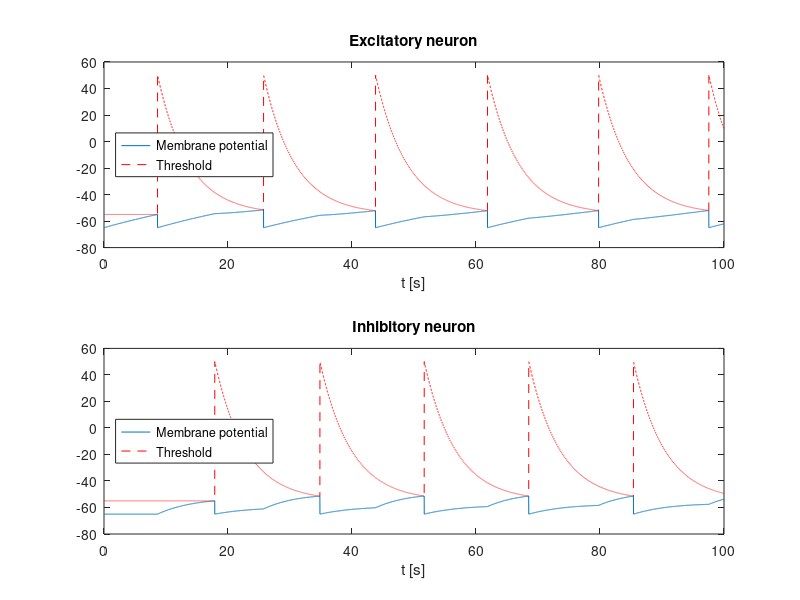
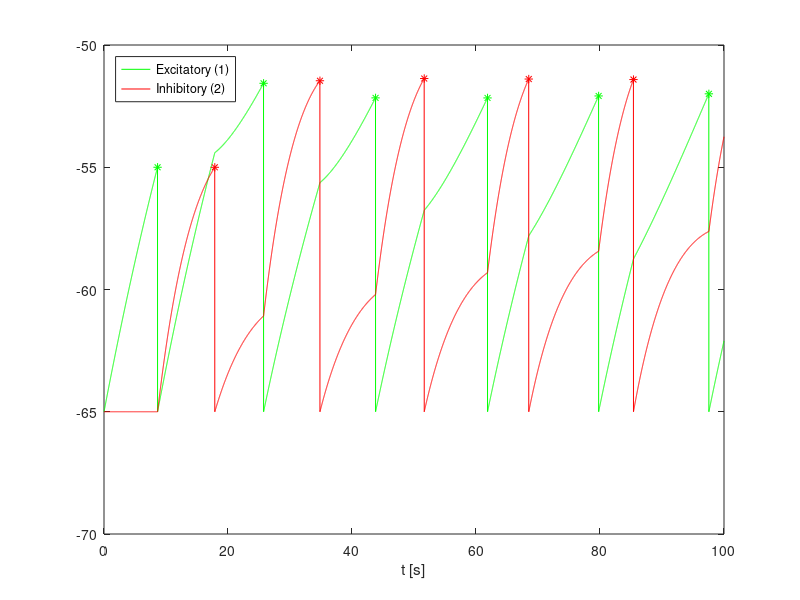
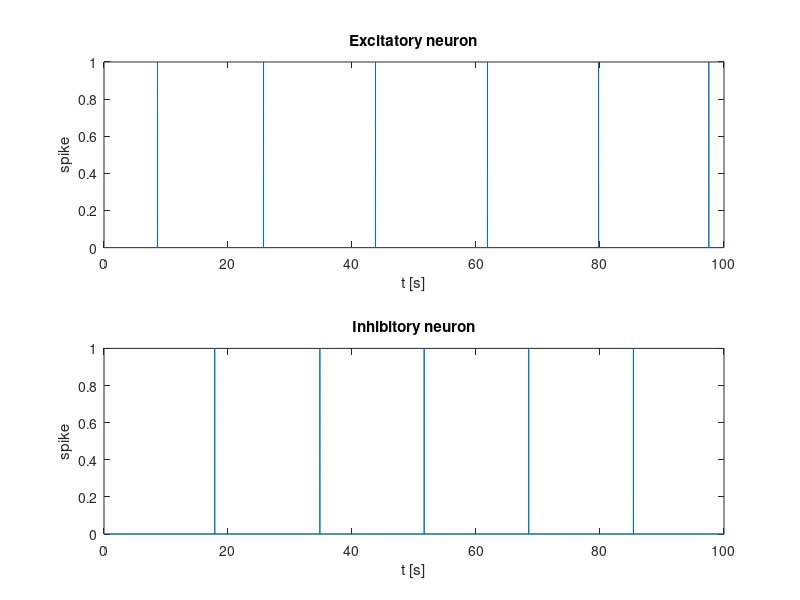

Write MATLAB code to recreate these figures, in order.
close all
clear
clc

%%
E0 = -65; % [mV] 
Vreset = -65; % [mV]
tau_m = 30; % [ms] - time constant of the membrane
tau_th = 5; % [ms] - time constant of the dynamic threshold (to model the refractory period)
r = 10; % [Mohm]
C = tau_m/r;
g = 1/r;
gsmax = 5/r;  %gs = gsmax*Ps
Ea = -90; % [mV]
Es1 = -70; % [mV]   - 1 : excitatory
Es2 = 0; % [mV]     - 2 : inhibitory 
% Note: There are two neurons in this model: one excitatory (1), and one
% inhinibitory (2). When 1 fires, it excites 2 (inhinibitory),then the 
% excitatory channels will open, which have Nernst potential Es2 = 0mV.
% Vice versa, the excitatory neuron will have Nernst potential Es1 = -70mV.

DPs1 = 0.3; % (0.03 - 0.6)
DPs2 = 0.2;
tau_s1 = 10; % [ms]
tau_s2 = 10; % [ms]

i1 = 4;
i2 = 0;


dt = 0.01;
t = 0:dt:100; % [ms]
L = length(t);

v1 = zeros(1,L);
v1(1) = E0;
v2 = zeros(1,L);
v2(1) = E0;
VthL = -55; % [mV]
VthH = 50;  % [mV]
Vth1 = zeros(1,L);
Vth1(1) = VthL;
Vth2 = zeros(1,L);
Vth2(1) = VthL;
spike1 = zeros(1,L); 
spike2 = zeros(1,L);
Pi1 = zeros(1,L);
Pe2 = zeros(1,L);

for k = 1:length(t)-1
    gi1 = gsmax*Pi1(k);
    ge2 = gsmax*Pe2(k);
    req1 = 1/(g+gi1);
    req2 = 1/(g+ge2);
    Eeq1 = (g*E0 + gi1*Es1)/(g+gi1); % Excitatory (1) neuron potential,
                 % which receives synaptic input from the inhibitory neuron
                 % (so it will be an inhibitory synapse in the model)
    Eeq2 = (g*E0 + ge2*Es2)/(g+ge2); % Inhibitory (2) neuron potential,
                 % which receives synaptic input from the excitatory neuron
    tau1 = req1*C;
    tau2 = req2*C;
    vinf1 = Eeq1 + req1*i1;
    vinf2 = Eeq2 + req2*i2;
    
    % Update the membrane potentials:
    v1(k+1) = (v1(k) - vinf1)*exp(-dt/tau1) + vinf1;
    v2(k+1) = (v2(k) - vinf2)*exp(-dt/tau2) + vinf2;
    
    % Update the threshold of the model:
    Vth1(k+1) = (Vth1(k) - VthL)*exp(-dt/tau_th) + VthL;
    Vth2(k+1) = (Vth2(k) - VthL)*exp(-dt/tau_th) + VthL;
    
    % Update of the probability of ion channels opening:
    Pi1(k+1) = Pi1(k)*exp(-dt/tau_s1);
    Pe2(k+1) = Pe2(k)*exp(-dt/tau_s2);
    
    if v1(k+1) > Vth1(k+1)
        % If the potential of neuron 1 (excitatory) exceeds the threshold, it
        % cause the spike (reset v1 and Vth1), and excite neuron 2 (by
        % modifying P2, opening probability of its channels)
        % Note: g2 = gmax*P2 --> if P2 increase, conductance also increases)
        v1(k+1) = Vreset;
        Vth1(k+1) = VthH;
        Pe2(k+1) = Pe2(k+1) + DPs2*(1-Pe2(k+1)); 
        spike1(k) = 1;
    end
    if v2(k+1) > Vth2(k+1) 
        % If the potential of neuron 2 (inhibitory) exceeds the threshold, it
        % cause the spike (reset v2 and Vth2), and inhibit neuron 1 (by
        % modifying P1, opening probability of its channels)
        % Note: g1 = gmax*P1 --> if P1 decrease, conductance also decrease)
        v2(k+1) = Vreset;
        Vth2(k+1) = VthH;
        Pi1(k+1) = Pi1(k+1) + DPs1*(1-Pi1(k+1));
        spike2(k) = 1;
    end
end

subplot(2,1,1)
plot(t,v1,t,Vth1,'r--')
xlabel('t [s]')
legend('Membrane potential','Threshold','Location','west')
title('Excitatory neuron')
subplot(2,1,2)
plot(t,v2,t,Vth2,'r--')
xlabel('t [s]')
legend('Membrane potential','Threshold','Location','west')
title('Inhibitory neuron')

figure
plot(t,v1,'g',t,v2,'r')
hold on
idx1 = find(spike1 == 1);
idx2 = find(spike2 == 1);
plot(idx1*dt,v1(idx1),'*g',idx2*dt,v2(idx2),'*r')
legend({'Excitatory (1)','Inhibitory (2)'},'Location','northwest')
xlabel('t [s]')

% Note: every time the excitatory neuron (1) fires - see asterisks-, it excites
%  2, so its membrane potential rises more rapidly towards the threshold.
% Vice versa, every time the inhibitory neuron (2) fires, it inhibits 1, 
% therefore it will take longer to reach the potential threshold.

figure
subplot(2,1,1)
plot(t,spike1)
xlabel('t [s]')
ylabel('spike')
title('Excitatory neuron')
subplot(2,1,2)
plot(t,spike2)
xlabel('t [s]')
ylabel('spike')
title('Inhibitory neuron')